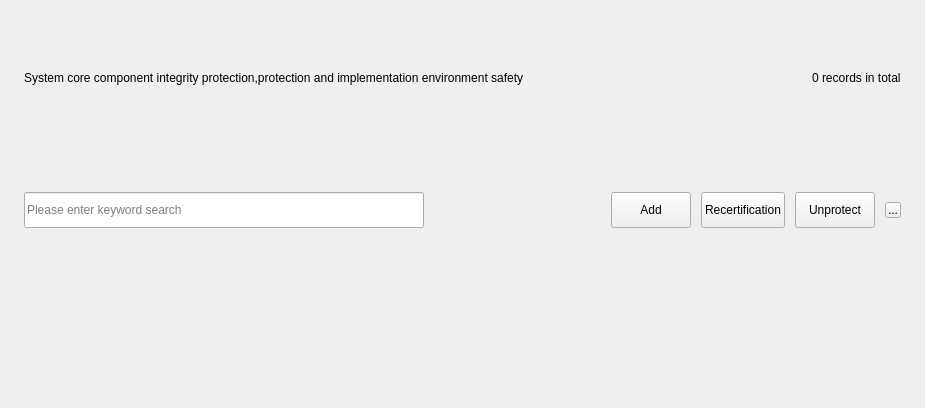
<?xml version="1.0" encoding="UTF-8"?>
<ui version="4.0">
 <class>ExecuteProtectedPage</class>
 <widget class="QWidget" name="ExecuteProtectedPage">
  <property name="geometry">
   <rect>
    <x>0</x>
    <y>0</y>
    <width>925</width>
    <height>408</height>
   </rect>
  </property>
  <property name="windowTitle">
   <string>Form</string>
  </property>
  <layout class="QVBoxLayout" name="verticalLayout">
   <property name="spacing">
    <number>10</number>
   </property>
   <property name="leftMargin">
    <number>24</number>
   </property>
   <property name="topMargin">
    <number>16</number>
   </property>
   <property name="rightMargin">
    <number>0</number>
   </property>
   <property name="bottomMargin">
    <number>4</number>
   </property>
   <item>
    <layout class="QHBoxLayout" name="horizontalLayout">
     <property name="rightMargin">
      <number>24</number>
     </property>
     <item>
      <widget class="QLabel" name="m_note">
       <property name="minimumSize">
        <size>
         <width>420</width>
         <height>0</height>
        </size>
       </property>
       <property name="text">
        <string>System core component integrity protection,protection and implementation environment safety</string>
       </property>
      </widget>
     </item>
     <item>
      <spacer name="horizontalSpacer">
       <property name="orientation">
        <enum>Qt::Horizontal</enum>
       </property>
       <property name="sizeHint" stdset="0">
        <size>
         <width>40</width>
         <height>20</height>
        </size>
       </property>
      </spacer>
     </item>
     <item>
      <widget class="QLabel" name="m_tips">
       <property name="text">
        <string>0 records in total</string>
       </property>
      </widget>
     </item>
    </layout>
   </item>
   <item>
    <widget class="QWidget" name="m_controlLine" native="true">
     <layout class="QHBoxLayout" name="horizontalLayout_2">
      <property name="spacing">
       <number>10</number>
      </property>
      <property name="leftMargin">
       <number>0</number>
      </property>
      <property name="topMargin">
       <number>0</number>
      </property>
      <property name="rightMargin">
       <number>24</number>
      </property>
      <property name="bottomMargin">
       <number>0</number>
      </property>
      <item>
       <widget class="QLineEdit" name="m_search">
        <property name="sizePolicy">
         <sizepolicy hsizetype="Fixed" vsizetype="Fixed">
          <horstretch>0</horstretch>
          <verstretch>0</verstretch>
         </sizepolicy>
        </property>
        <property name="minimumSize">
         <size>
          <width>400</width>
          <height>36</height>
         </size>
        </property>
        <property name="maximumSize">
         <size>
          <width>440</width>
          <height>36</height>
         </size>
        </property>
        <property name="placeholderText">
         <string>Please enter keyword search</string>
        </property>
       </widget>
      </item>
      <item>
       <spacer name="horizontalSpacer_2">
        <property name="orientation">
         <enum>Qt::Horizontal</enum>
        </property>
        <property name="sizeHint" stdset="0">
         <size>
          <width>40</width>
          <height>20</height>
         </size>
        </property>
       </spacer>
      </item>
      <item>
       <widget class="QPushButton" name="m_add">
        <property name="sizePolicy">
         <sizepolicy hsizetype="Fixed" vsizetype="Fixed">
          <horstretch>0</horstretch>
          <verstretch>0</verstretch>
         </sizepolicy>
        </property>
        <property name="minimumSize">
         <size>
          <width>72</width>
          <height>36</height>
         </size>
        </property>
        <property name="text">
         <string>Add</string>
        </property>
       </widget>
      </item>
      <item>
       <widget class="QPushButton" name="m_recertification">
        <property name="sizePolicy">
         <sizepolicy hsizetype="Fixed" vsizetype="Fixed">
          <horstretch>0</horstretch>
          <verstretch>0</verstretch>
         </sizepolicy>
        </property>
        <property name="minimumSize">
         <size>
          <width>72</width>
          <height>36</height>
         </size>
        </property>
        <property name="text">
         <string>Recertification</string>
        </property>
       </widget>
      </item>
      <item>
       <widget class="QPushButton" name="m_unprotect">
        <property name="sizePolicy">
         <sizepolicy hsizetype="Fixed" vsizetype="Fixed">
          <horstretch>0</horstretch>
          <verstretch>0</verstretch>
         </sizepolicy>
        </property>
        <property name="minimumSize">
         <size>
          <width>72</width>
          <height>36</height>
         </size>
        </property>
        <property name="text">
         <string>Unprotect</string>
        </property>
       </widget>
      </item>
      <item>
       <widget class="QToolButton" name="m_refresh">
        <property name="maximumSize">
         <size>
          <width>16</width>
          <height>16</height>
         </size>
        </property>
        <property name="cursor">
         <cursorShape>PointingHandCursor</cursorShape>
        </property>
        <property name="text">
         <string>...</string>
        </property>
       </widget>
      </item>
     </layout>
    </widget>
   </item>
   <item>
    <widget class="KS::TP::ExecuteProtectedTable" name="m_executeTable" native="true"/>
   </item>
  </layout>
 </widget>
 <customwidgets>
  <customwidget>
   <class>KS::TP::ExecuteProtectedTable</class>
   <extends>QWidget</extends>
   <header>src/ui/tp/execute-protected-table.h</header>
   <container>1</container>
  </customwidget>
 </customwidgets>
 <resources/>
 <connections/>
</ui>
